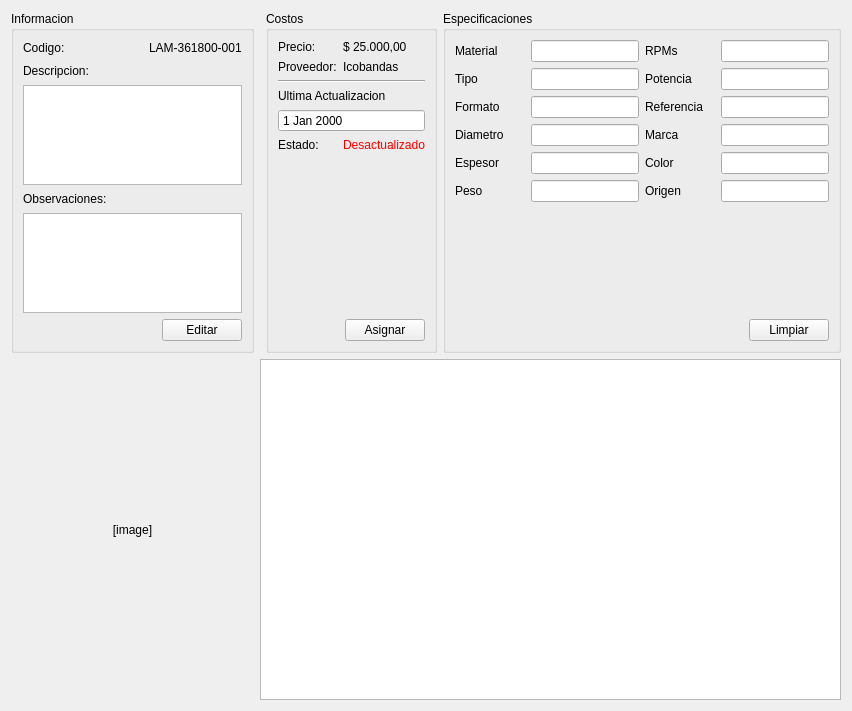
<?xml version="1.0" encoding="UTF-8"?>
<ui version="4.0">
 <class>Form</class>
 <widget class="QWidget" name="Form">
  <property name="geometry">
   <rect>
    <x>0</x>
    <y>0</y>
    <width>852</width>
    <height>711</height>
   </rect>
  </property>
  <property name="windowTitle">
   <string>Form</string>
  </property>
  <layout class="QGridLayout" name="gridLayout_4">
   <item row="0" column="3">
    <widget class="QGroupBox" name="groupBox">
     <property name="sizePolicy">
      <sizepolicy hsizetype="Minimum" vsizetype="Minimum">
       <horstretch>0</horstretch>
       <verstretch>0</verstretch>
      </sizepolicy>
     </property>
     <property name="title">
      <string>Especificaciones</string>
     </property>
     <layout class="QGridLayout" name="gridLayout">
      <item row="4" column="0">
       <layout class="QHBoxLayout" name="horizontalLayout_6">
        <item>
         <widget class="QLabel" name="label_6">
          <property name="minimumSize">
           <size>
            <width>70</width>
            <height>0</height>
           </size>
          </property>
          <property name="text">
           <string>Espesor</string>
          </property>
         </widget>
        </item>
        <item>
         <widget class="QLineEdit" name="lineEdit_5"/>
        </item>
       </layout>
      </item>
      <item row="4" column="1">
       <layout class="QHBoxLayout" name="horizontalLayout_9">
        <item>
         <widget class="QLabel" name="label_10">
          <property name="minimumSize">
           <size>
            <width>70</width>
            <height>0</height>
           </size>
          </property>
          <property name="text">
           <string>Color</string>
          </property>
         </widget>
        </item>
        <item>
         <widget class="QLineEdit" name="lineEdit_9"/>
        </item>
       </layout>
      </item>
      <item row="5" column="1">
       <layout class="QHBoxLayout" name="horizontalLayout_8">
        <item>
         <widget class="QLabel" name="label_11">
          <property name="minimumSize">
           <size>
            <width>70</width>
            <height>0</height>
           </size>
          </property>
          <property name="text">
           <string>Origen</string>
          </property>
         </widget>
        </item>
        <item>
         <widget class="QLineEdit" name="lineEdit_8"/>
        </item>
       </layout>
      </item>
      <item row="3" column="1">
       <layout class="QHBoxLayout" name="horizontalLayout_10">
        <item>
         <widget class="QLabel" name="label_8">
          <property name="minimumSize">
           <size>
            <width>70</width>
            <height>0</height>
           </size>
          </property>
          <property name="text">
           <string>Marca</string>
          </property>
         </widget>
        </item>
        <item>
         <widget class="QLineEdit" name="lineEdit_12"/>
        </item>
       </layout>
      </item>
      <item row="5" column="0">
       <layout class="QHBoxLayout" name="horizontalLayout_7">
        <item>
         <widget class="QLabel" name="label_7">
          <property name="minimumSize">
           <size>
            <width>70</width>
            <height>0</height>
           </size>
          </property>
          <property name="text">
           <string>Peso</string>
          </property>
         </widget>
        </item>
        <item>
         <widget class="QLineEdit" name="lineEdit_6"/>
        </item>
       </layout>
      </item>
      <item row="0" column="0">
       <layout class="QHBoxLayout" name="horizontalLayout_2">
        <item>
         <widget class="QLabel" name="label_2">
          <property name="minimumSize">
           <size>
            <width>70</width>
            <height>0</height>
           </size>
          </property>
          <property name="text">
           <string>Material</string>
          </property>
         </widget>
        </item>
        <item>
         <widget class="QLineEdit" name="materialLineEdit"/>
        </item>
       </layout>
      </item>
      <item row="1" column="1">
       <layout class="QHBoxLayout" name="horizontalLayout_12">
        <item>
         <widget class="QLabel" name="label_9">
          <property name="minimumSize">
           <size>
            <width>70</width>
            <height>0</height>
           </size>
          </property>
          <property name="text">
           <string>Potencia</string>
          </property>
         </widget>
        </item>
        <item>
         <widget class="QLineEdit" name="lineEdit_7"/>
        </item>
       </layout>
      </item>
      <item row="0" column="1">
       <layout class="QHBoxLayout" name="horizontalLayout_13">
        <item>
         <widget class="QLabel" name="label_13">
          <property name="minimumSize">
           <size>
            <width>70</width>
            <height>0</height>
           </size>
          </property>
          <property name="text">
           <string>RPMs</string>
          </property>
         </widget>
        </item>
        <item>
         <widget class="QLineEdit" name="lineEdit_11"/>
        </item>
       </layout>
      </item>
      <item row="2" column="1">
       <layout class="QHBoxLayout" name="horizontalLayout_11">
        <item>
         <widget class="QLabel" name="label_12">
          <property name="minimumSize">
           <size>
            <width>70</width>
            <height>0</height>
           </size>
          </property>
          <property name="text">
           <string>Referencia</string>
          </property>
         </widget>
        </item>
        <item>
         <widget class="QLineEdit" name="lineEdit_10"/>
        </item>
       </layout>
      </item>
      <item row="2" column="0">
       <layout class="QHBoxLayout" name="horizontalLayout_4">
        <item>
         <widget class="QLabel" name="label_4">
          <property name="minimumSize">
           <size>
            <width>70</width>
            <height>0</height>
           </size>
          </property>
          <property name="text">
           <string>Formato</string>
          </property>
         </widget>
        </item>
        <item>
         <widget class="QLineEdit" name="lineEdit_3"/>
        </item>
       </layout>
      </item>
      <item row="1" column="0">
       <layout class="QHBoxLayout" name="horizontalLayout_3">
        <item>
         <widget class="QLabel" name="label_3">
          <property name="minimumSize">
           <size>
            <width>70</width>
            <height>0</height>
           </size>
          </property>
          <property name="text">
           <string>Tipo</string>
          </property>
         </widget>
        </item>
        <item>
         <widget class="QLineEdit" name="typeLineEdit"/>
        </item>
       </layout>
      </item>
      <item row="7" column="0" colspan="2">
       <layout class="QHBoxLayout" name="horizontalLayout">
        <item>
         <spacer name="horizontalSpacer">
          <property name="orientation">
           <enum>Qt::Horizontal</enum>
          </property>
          <property name="sizeHint" stdset="0">
           <size>
            <width>40</width>
            <height>20</height>
           </size>
          </property>
         </spacer>
        </item>
        <item>
         <widget class="QPushButton" name="pushButton">
          <property name="text">
           <string>Limpiar</string>
          </property>
         </widget>
        </item>
       </layout>
      </item>
      <item row="3" column="0">
       <layout class="QHBoxLayout" name="horizontalLayout_5">
        <item>
         <widget class="QLabel" name="label_5">
          <property name="minimumSize">
           <size>
            <width>70</width>
            <height>0</height>
           </size>
          </property>
          <property name="text">
           <string>Diametro</string>
          </property>
         </widget>
        </item>
        <item>
         <widget class="QLineEdit" name="lineEdit_4"/>
        </item>
       </layout>
      </item>
      <item row="6" column="0" colspan="2">
       <spacer name="verticalSpacer_2">
        <property name="orientation">
         <enum>Qt::Vertical</enum>
        </property>
        <property name="sizeHint" stdset="0">
         <size>
          <width>20</width>
          <height>40</height>
         </size>
        </property>
       </spacer>
      </item>
     </layout>
    </widget>
   </item>
   <item row="0" column="0">
    <widget class="QGroupBox" name="groupBox_2">
     <property name="sizePolicy">
      <sizepolicy hsizetype="Preferred" vsizetype="Preferred">
       <horstretch>0</horstretch>
       <verstretch>0</verstretch>
      </sizepolicy>
     </property>
     <property name="title">
      <string>Informacion</string>
     </property>
     <layout class="QGridLayout" name="gridLayout_2">
      <item row="0" column="0">
       <widget class="QLabel" name="label_15">
        <property name="text">
         <string>Codigo:</string>
        </property>
       </widget>
      </item>
      <item row="0" column="2">
       <widget class="QLabel" name="label_16">
        <property name="text">
         <string>LAM-361800-001</string>
        </property>
       </widget>
      </item>
      <item row="1" column="0">
       <widget class="QLabel" name="label_17">
        <property name="text">
         <string>Descripcion:</string>
        </property>
       </widget>
      </item>
      <item row="2" column="0" colspan="3">
       <widget class="QTextEdit" name="textEdit_2">
        <property name="maximumSize">
         <size>
          <width>16777215</width>
          <height>100</height>
         </size>
        </property>
       </widget>
      </item>
      <item row="3" column="0" colspan="2">
       <widget class="QLabel" name="label_14">
        <property name="text">
         <string>Observaciones:</string>
        </property>
       </widget>
      </item>
      <item row="4" column="0" colspan="3">
       <widget class="QTextEdit" name="textEdit">
        <property name="maximumSize">
         <size>
          <width>16777215</width>
          <height>100</height>
         </size>
        </property>
       </widget>
      </item>
      <item row="5" column="1" colspan="2">
       <layout class="QHBoxLayout" name="horizontalLayout_15">
        <item>
         <spacer name="horizontalSpacer_3">
          <property name="orientation">
           <enum>Qt::Horizontal</enum>
          </property>
          <property name="sizeHint" stdset="0">
           <size>
            <width>40</width>
            <height>20</height>
           </size>
          </property>
         </spacer>
        </item>
        <item>
         <widget class="QPushButton" name="pushButton_3">
          <property name="text">
           <string>Editar</string>
          </property>
         </widget>
        </item>
       </layout>
      </item>
     </layout>
    </widget>
   </item>
   <item row="1" column="0">
    <widget class="QLabel" name="label">
     <property name="sizePolicy">
      <sizepolicy hsizetype="Expanding" vsizetype="Expanding">
       <horstretch>0</horstretch>
       <verstretch>0</verstretch>
      </sizepolicy>
     </property>
     <property name="text">
      <string>[image]</string>
     </property>
     <property name="scaledContents">
      <bool>true</bool>
     </property>
     <property name="alignment">
      <set>Qt::AlignCenter</set>
     </property>
    </widget>
   </item>
   <item row="1" column="1" colspan="3">
    <widget class="QTableView" name="tableView">
     <property name="sizePolicy">
      <sizepolicy hsizetype="Expanding" vsizetype="Minimum">
       <horstretch>0</horstretch>
       <verstretch>0</verstretch>
      </sizepolicy>
     </property>
    </widget>
   </item>
   <item row="0" column="2">
    <widget class="QGroupBox" name="groupBox_3">
     <property name="sizePolicy">
      <sizepolicy hsizetype="Minimum" vsizetype="Minimum">
       <horstretch>0</horstretch>
       <verstretch>0</verstretch>
      </sizepolicy>
     </property>
     <property name="title">
      <string>Costos</string>
     </property>
     <layout class="QGridLayout" name="gridLayout_3">
      <item row="4" column="0" colspan="2">
       <widget class="QDateEdit" name="dateEdit">
        <property name="frame">
         <bool>true</bool>
        </property>
        <property name="readOnly">
         <bool>true</bool>
        </property>
        <property name="buttonSymbols">
         <enum>QAbstractSpinBox::NoButtons</enum>
        </property>
       </widget>
      </item>
      <item row="3" column="0" colspan="2">
       <widget class="QLabel" name="label_20">
        <property name="text">
         <string>Ultima Actualizacion</string>
        </property>
       </widget>
      </item>
      <item row="1" column="0">
       <widget class="QLabel" name="label_19">
        <property name="text">
         <string>Proveedor:</string>
        </property>
       </widget>
      </item>
      <item row="2" column="0" colspan="2">
       <widget class="Line" name="line">
        <property name="orientation">
         <enum>Qt::Horizontal</enum>
        </property>
       </widget>
      </item>
      <item row="5" column="1">
       <widget class="QLabel" name="label_22">
        <property name="text">
         <string>&lt;html&gt;&lt;head/&gt;&lt;body&gt;&lt;p&gt;&lt;span style=&quot; color:#ff0000;&quot;&gt;Desactualizado&lt;/span&gt;&lt;/p&gt;&lt;/body&gt;&lt;/html&gt;</string>
        </property>
       </widget>
      </item>
      <item row="1" column="1">
       <widget class="QLabel" name="label_24">
        <property name="text">
         <string>Icobandas</string>
        </property>
       </widget>
      </item>
      <item row="7" column="0" colspan="2">
       <layout class="QHBoxLayout" name="horizontalLayout_14">
        <item>
         <spacer name="horizontalSpacer_2">
          <property name="orientation">
           <enum>Qt::Horizontal</enum>
          </property>
          <property name="sizeHint" stdset="0">
           <size>
            <width>40</width>
            <height>20</height>
           </size>
          </property>
         </spacer>
        </item>
        <item>
         <widget class="QPushButton" name="pushButton_2">
          <property name="text">
           <string>Asignar</string>
          </property>
         </widget>
        </item>
       </layout>
      </item>
      <item row="5" column="0">
       <widget class="QLabel" name="label_21">
        <property name="text">
         <string>Estado:</string>
        </property>
       </widget>
      </item>
      <item row="0" column="0">
       <widget class="QLabel" name="label_18">
        <property name="text">
         <string>Precio:</string>
        </property>
       </widget>
      </item>
      <item row="0" column="1">
       <widget class="QLabel" name="label_23">
        <property name="text">
         <string>$ 25.000,00</string>
        </property>
       </widget>
      </item>
      <item row="6" column="0" colspan="2">
       <spacer name="verticalSpacer">
        <property name="orientation">
         <enum>Qt::Vertical</enum>
        </property>
        <property name="sizeHint" stdset="0">
         <size>
          <width>20</width>
          <height>40</height>
         </size>
        </property>
       </spacer>
      </item>
     </layout>
    </widget>
   </item>
  </layout>
 </widget>
 <resources/>
 <connections/>
</ui>
